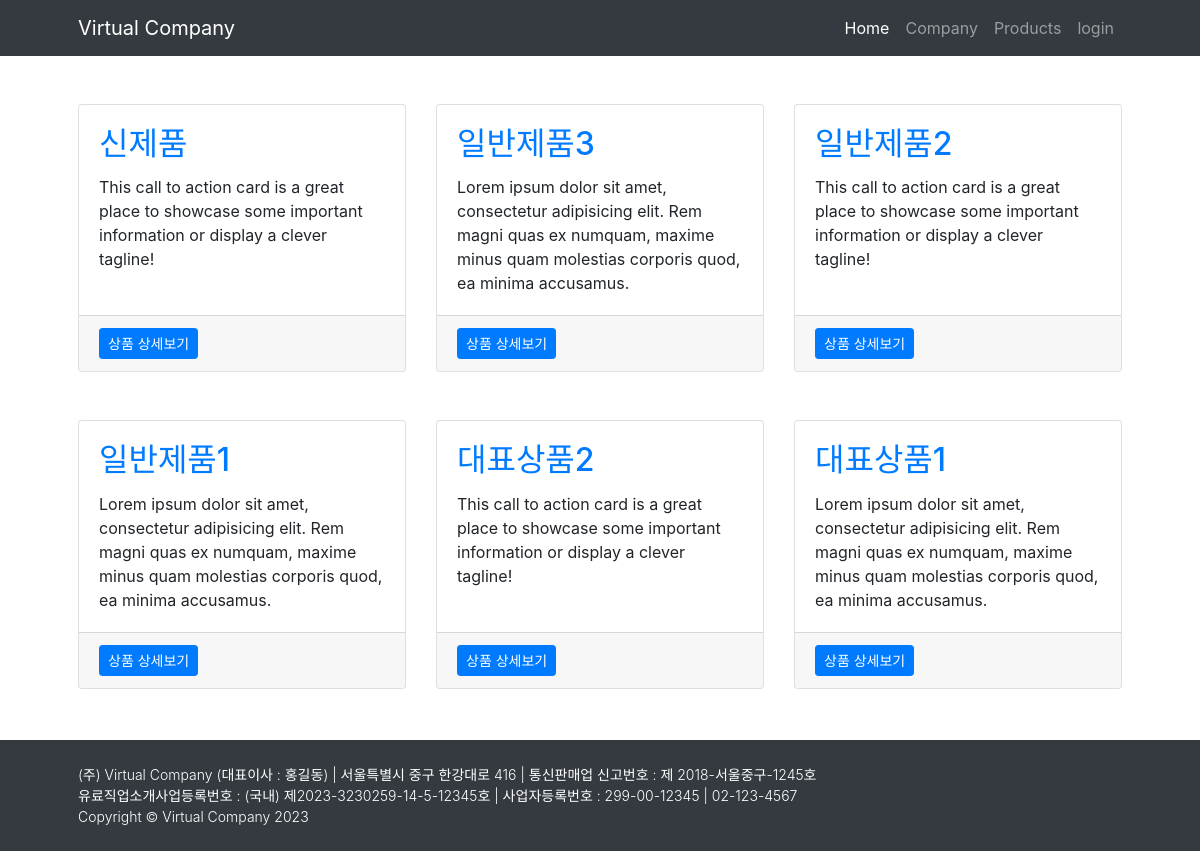
The page /mysite/products/ on the database its author committed.
### mysite/models.py (models this page shows, shortened)
class Product(models.Model):
    title = models.CharField(max_length=200)
    image = models.ImageField(upload_to='pics/%y%m/%d/',  null=True)
    sub_content = models.CharField(max_length=200, default='', null=True)
    content = models.TextField()
    pub_date = models.DateTimeField('date published')
    isMain = models.BooleanField()
    like = models.ManyToManyField(User, related_name='likes', blank=True)

### mysite/views.py (the view)
# urls.py: path('products/', views.products),
def products(req):
    content_list = Product.objects.order_by('-pub_date')
    context = {'content_list': content_list}
    return render(req, 'mysite/products_info.html', context)

### templates/mysite/products_info.html
{% extends 'base.html' %}
{% block content %}
<div class="container px-4 px-lg-5">
    {% if content_list %}
    <div class="row gx-4 gx-lg-5 pt-5">
        {% for content in content_list %}
            <div class="col-md-4 mb-5">
                <div class="card h-100">
                    <div class="card-body">
                        <h2 class="card-title"><a href="/mysite/{{content.id}}/">{{content.title}}</a></h2>
                        <p class="card-text">{{content.sub_content}}</p>
                    </div>
                    <div class="card-footer"><a class="btn btn-primary btn-sm" href="{% url 'detail' content.id %}">상품 상세보기</a></div>
                </div>
            </div>
        {% endfor %}
    </div>
    {% else %}
        <p>content가 없습니다.</p>
    {% endif %}
</div>
{% endblock %}

### rows shown on the page
Product: title "신제품", sub_content "This call to action card is a great place to showcase some important information or display a clever tagline!"
Product: title "일반제품3", sub_content "Lorem ipsum dolor sit amet, consectetur adipisicing elit. Rem magni quas ex numquam, maxime minus quam molestias corporis quod, ea minima accusamus."
Product: title "일반제품2", sub_content "This call to action card is a great place to showcase some important information or display a clever tagline!"
Product: title "일반제품1", sub_content "Lorem ipsum dolor sit amet, consectetur adipisicing elit. Rem magni quas ex numquam, maxime minus quam molestias corporis quod, ea minima accusamus."
Product: title "대표상품2", sub_content "This call to action card is a great place to showcase some important information or display a clever tagline!"
Product: title "대표상품1", sub_content "Lorem ipsum dolor sit amet, consectetur adipisicing elit. Rem magni quas ex numquam, maxime minus quam molestias corporis quod, ea minima accusamus."
